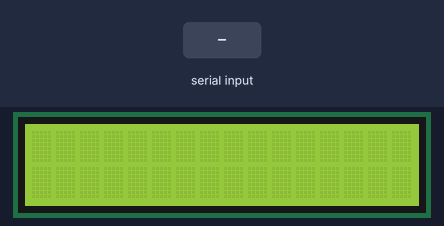
This sketch was run on a simulated Arduino Uno, built with avr-gcc and run on an emulated ATmega328P. On the bench: 16×2 character LCD. The inputs (shaded band) are chosen by the test bench.

Above: at 1.2 s.
1.3 s: "1" received over the second serial link
At 2.9 s:
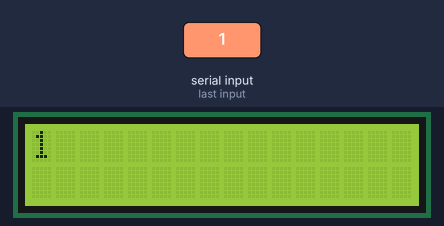
3.8 s: "0" received over the second serial link
At 6.0 s:
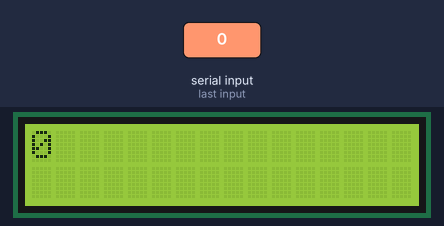
6.3 s: "2" received over the second serial link
At 7.9 s:
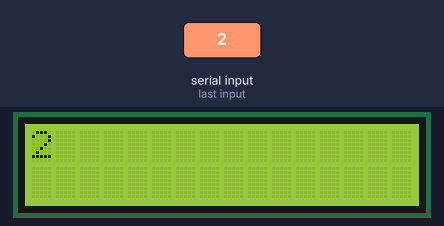
Timing chart, 0 to 9.4 s (numbered marks = the images above; inputs shaded):
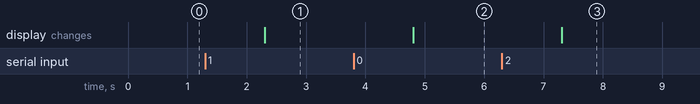

Measured:
- after the input at 1.3 s, the display: changes after 1.0 s (image 1)
- after the input at 3.8 s, the display: changes after 1.0 s (image 2)
- after the input at 6.3 s, the display: changes after 1.0 s (image 3)

The sketch:

R21._Mobile_Control_LCD.ino
```cpp
/// ADD THIS LIBRARY ---->  https://github.com/fdebrabander/Arduino-LiquidCrystal-I2C-library

#include<SoftwareSerial.h>
#include <Wire.h>
#include <LiquidCrystal_I2C.h>

SoftwareSerial blue(2,3);

LiquidCrystal_I2C lcd(0x27, 16, 2);

void setup()
{
  lcd.begin();
  blue.begin(9600);
  lcd.clear();
}

void loop()
{
  if(blue.available()>0)
  {
    String msg = blue.readString();
    lcd.setCursor(0,0);
    lcd.clear();
    lcd.print(msg);
  }
}
```
